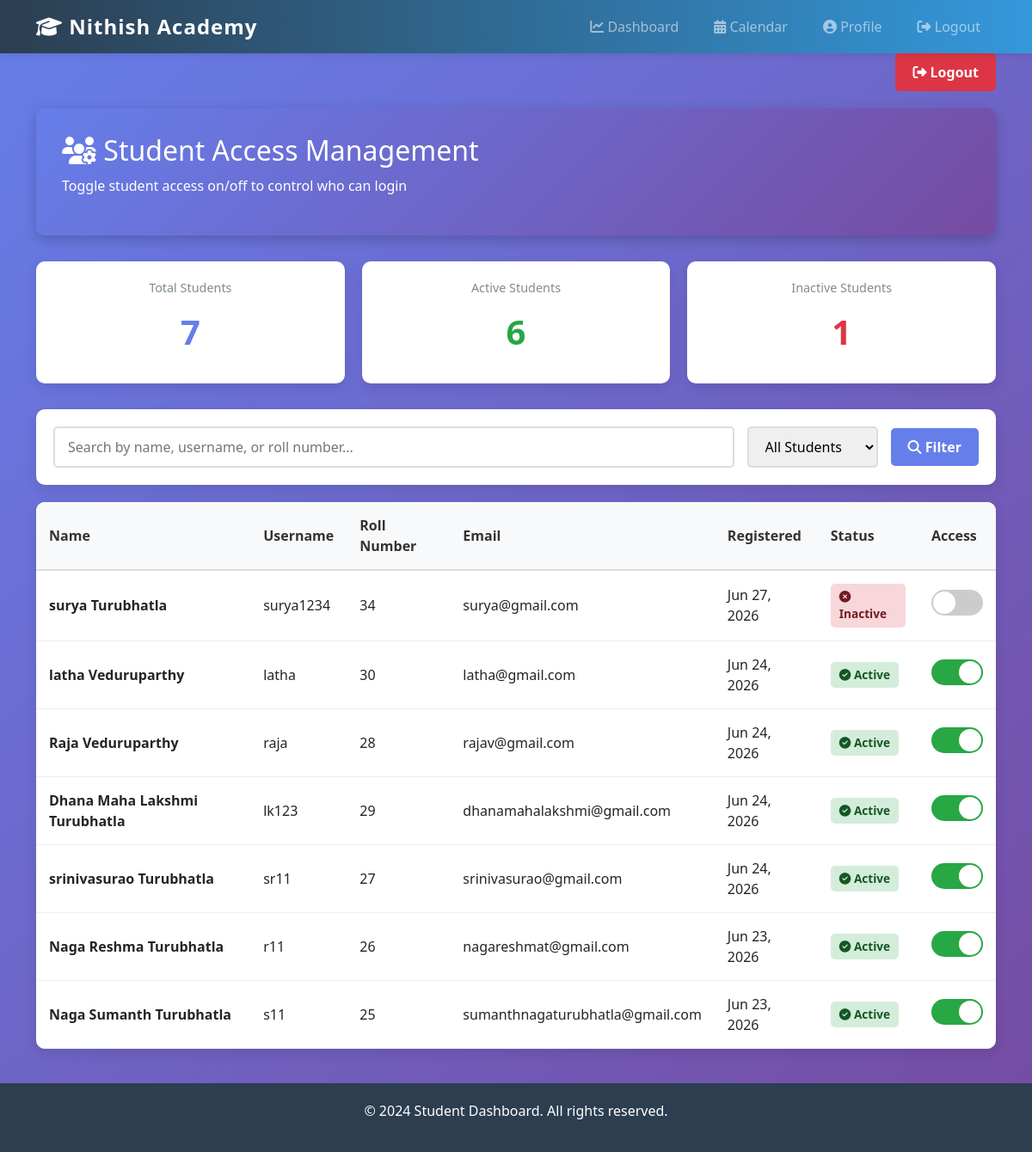
The page /students/manage-students/ (signed in) on the database its author committed.
### students/models.py (models this page shows, shortened)
class Student(models.Model):
    user = models.OneToOneField(User, on_delete=models.CASCADE, related_name='student')
    roll_number = models.CharField(max_length=20, unique=True)
    phone = models.CharField(max_length=15, blank=True)
    date_of_birth = models.DateField(blank=True, null=True)
    date_registered = models.DateTimeField(auto_now_add=True)
    updated_at = models.DateTimeField(auto_now=True)
    is_active = models.BooleanField(default=True, help_text="Check to allow student access")
    class Meta:
        ordering = ['-date_registered']

### students/views.py (the view)
# urls.py: path('manage-students/', RedirectView.as_view(pattern_name='students:manage_students', permanent=True)),
@login_required(login_url='students:admin_login')
def manage_students(request):
    if not request.user.is_staff:
        messages.error(request, 'You do not have permission to access this page.')
        return redirect('students:login')
    students = Student.objects.all().select_related('user')
    search_query = request.GET.get('search', '')
    if search_query:
        students = students.filter(
            models.Q(user__first_name__icontains=search_query) |
            models.Q(user__username__icontains=search_query) |
            models.Q(roll_number__icontains=search_query)
        )
    status_filter = request.GET.get('status', '')
    if status_filter == 'active':
        students = students.filter(is_active=True)
    elif status_filter == 'inactive':
        students = students.filter(is_active=False)
    context = {
        'students': students,
        'total_students': Student.objects.count(),
        'active_students': Student.objects.filter(is_active=True).count(),
        'inactive_students': Student.objects.filter(is_active=False).count(),
        'search_query': search_query,
        'status_filter': status_filter,
    }
    return render(request, 'manage_students.html', context)

### templates/manage_students.html (shortened to what this page needs)
{% extends "base.html" %}
{% block content %}
<div class="admin-logout">
    <a href="{% url 'students:logout' %}">
        <i class="fas fa-sign-out-alt"></i> Logout
    </a>
</div>
<div class="admin-panel-header">
    <h1>
        <i class="fas fa-users-cog"></i> Student Access Management
    </h1>
    <p>Toggle student access on/off to control who can login</p>
</div>
<div class="stats-row">
    <div class="stat-card">
        <div class="stat-label">Total Students</div>
        <div class="stat-value">{{ total_students }}</div>
    </div>
    <div class="stat-card">
        <div class="stat-label">Active Students</div>
        <div class="stat-value" style="color: #28a745;">{{ active_students }}</div>
    </div>
    <div class="stat-card">
        <div class="stat-label">Inactive Students</div>
        <div class="stat-value" style="color: #dc3545;">{{ inactive_students }}</div>
    </div>
</div>
<div class="filters">
    <form method="GET" style="display: flex; gap: 15px; flex-wrap: wrap; align-items: center; width: 100%;">
        <input
            type="text"
            name="search"
            placeholder="Search by name, username, or roll number..."
            value="{{ search_query }}"
            style="flex: 1; min-width: 200px;"
        >
        <select name="status">
            <option value="">All Students</option>
        </select>
        <button type="submit">
            <i class="fas fa-search"></i> Filter
        </button>
    </form>
</div>
{% if students %}
    <div class="students-table">
        <table>
            <thead>
                <tr>
                    <th>Name</th>
                    <th>Username</th>
                    <th>Roll Number</th>
                    <th>Email</th>
                    <th>Registered</th>
                    <th>Status</th>
                    <th>Access</th>
                </tr>
            </thead>
            <tbody>
                {% for student in students %}
                    <tr>
                        <td>
                            <strong>{{ student.user.get_full_name }}</strong>
                        </td>
                        <td>{{ student.user.username }}</td>
                        <td>{{ student.roll_number }}</td>
                        <td>{{ student.user.email }}</td>
                        <td>{{ student.date_registered|date:"M d, Y" }}</td>
                        <td>
                            <span class="status-badge {% if student.is_active %}status-active{% else %}status-inactive{% endif %}">
                                {% if student.is_active %}
                                    <i class="fas fa-check-circle"></i> Active
                                {% else %}
                                    <i class="fas fa-times-circle"></i> Inactive
                                {% endif %}
                            </span>
                        </td>
                        <td>
                            <button
                                class="toggle-switch {% if student.is_active %}active{% endif %}"
                                onclick="toggleStudentAccess({{ student.id }}, this)"
                                title="Click to toggle access"
                            ></button>
                        </td>
                    </tr>
                {% endfor %}
            </tbody>
        </table>
    </div>
{% endif %}
{% endblock %}

### templates/base.html (shortened to what this page needs)
<!DOCTYPE html>
<html lang="en">
<head>
    <link rel="stylesheet" href="https://cdnjs.cloudflare.com/ajax/libs/bootstrap/5.3.0/css/bootstrap.min.css">
    <link rel="stylesheet" href="https://cdnjs.cloudflare.com/ajax/libs/font-awesome/6.4.0/css/all.min.css">
</head>
<body>
    {% if user.is_authenticated %}
    <nav class="navbar navbar-expand-lg navbar-dark sticky-top">
        <div class="container-lg">
            <a class="navbar-brand" href="{% url 'students:dashboard' %}">
                <i class="fas fa-graduation-cap"></i> Nithish Academy
            </a>
            <div class="collapse navbar-collapse" id="navbarNav">
                <ul class="navbar-nav ms-auto">
                    <li class="nav-item">
                        <a class="nav-link {% if request.resolver_match.url_name == 'dashboard' %}active{% endif %}"
                           href="{% url 'students:dashboard' %}" title="View Dashboard">
                            <i class="fas fa-chart-line"></i> Dashboard
                        </a>
                    </li>
                    <li class="nav-item">
                        <a class="nav-link {% if request.resolver_match.url_name == 'calendar' %}active{% endif %}"
                           href="{% url 'students:calendar' %}" title="View Calendar">
                            <i class="fas fa-calendar-alt"></i> Calendar
                        </a>
                    </li>
                    <li class="nav-item">
                        <a class="nav-link {% if request.resolver_match.url_name == 'profile' %}active{% endif %}"
                           href="{% url 'students:profile' %}" title="View Profile">
                            <i class="fas fa-user-circle"></i> Profile
                        </a>
                    </li>
                    <li class="nav-item">
                        <a class="nav-link" href="{% url 'students:logout' %}" title="Logout from dashboard">
                            <i class="fas fa-sign-out-alt"></i> Logout
                        </a>
                    </li>
                </ul>
            </div>
        </div>
    </nav>
    {% endif %}
    <div class="container-lg">
        {% block content %}{% endblock %}
    </div>
    <footer>
        <p>&copy; 2024 Student Dashboard. All rights reserved.</p>
    </footer>
</body>
</html>

### templates/base.html (style rules this page uses)
:root { --primary-color: #3498db; --secondary-color: #2c3e50; --success-color: #27ae60; --danger-color: #e74c3c; --warning-color: #f39c12; }
* { margin: 0; padding: 0; box-sizing: border-box; }
body { font-family: 'Segoe UI', Tahoma, Geneva, Verdana, sans-serif; background: linear-gradient(135deg, #667eea 0%, #764ba2 100%); min-height: 100vh; }
.navbar { background: linear-gradient(90deg, var(--secondary-color) 0%, var(--primary-color) 100%); box-shadow: 0 2px 10px rgba(0, 0, 0, 0.1); }
.navbar-brand { font-weight: 700; font-size: 1.5rem; letter-spacing: 1px; }
.nav-link { transition: all 0.3s ease; margin: 0 10px; font-weight: 500; font-size: 1rem; border-bottom: 3px solid transparent; padding-bottom: 5px; }
.navbar-nav { gap: 5px; }
.navbar-brand { font-weight: 700; font-size: 1.5rem; letter-spacing: 1px; margin-right: 40px; }
footer { background: var(--secondary-color); color: white; text-align: center; padding: 20px 0; margin-top: 40px; }

### templates/manage_students.html (style rules this page uses)
.admin-panel-header { background: linear-gradient(135deg, #667eea 0%, #764ba2 100%); color: white; padding: 30px; border-radius: 10px; margin-bottom: 30px; box-shadow: 0 5px 15px rgba(0, 0, 0, 0.2); }
.admin-panel-header h1 { margin: 0 0 10px 0; font-size: 2rem; }
.stats-row { display: grid; grid-template-columns: repeat(auto-fit, minmax(150px, 1fr)); gap: 20px; margin-bottom: 30px; }
.stat-card { background: white; padding: 20px; border-radius: 10px; text-align: center; box-shadow: 0 5px 15px rgba(0, 0, 0, 0.1); }
.stat-card .stat-value { font-size: 2.5rem; font-weight: 700; color: #667eea; margin: 10px 0; }
.stat-card .stat-label { color: #7f8c8d; font-size: 0.9rem; }
.filters { background: white; padding: 20px; border-radius: 10px; margin-bottom: 20px; box-shadow: 0 5px 15px rgba(0, 0, 0, 0.1); display: flex; gap: 15px; flex-wrap: wrap; align-items: center; }
.filters input, .filters select { padding: 10px 15px; border: 2px solid #ddd; border-radius: 5px; font-size: 1rem; }
.filters button { padding: 10px 20px; background: #667eea; color: white; border: none; border-radius: 5px; cursor: pointer; font-weight: 600; transition: background 0.3s; }
.students-table { background: white; border-radius: 10px; box-shadow: 0 5px 15px rgba(0, 0, 0, 0.1); overflow: hidden; }
.students-table table { width: 100%; border-collapse: collapse; }
.students-table thead { background: #f8f9fa; border-bottom: 2px solid #ddd; }
.students-table th { padding: 15px; text-align: left; font-weight: 600; color: #333; }
.students-table td { padding: 15px; border-bottom: 1px solid #eee; }
.toggle-switch { position: relative; width: 60px; height: 30px; background: #ccc; border-radius: 15px; cursor: pointer; transition: background 0.3s; border: none; padding: 0; }
.toggle-switch.active { background: #28a745; }
.toggle-switch::after { content: ''; position: absolute; width: 26px; height: 26px; background: white; border-radius: 50%; top: 2px; left: 2px; transition: left 0.3s; }
.toggle-switch.active::after { left: 32px; }
.status-badge { display: inline-block; padding: 5px 10px; border-radius: 5px; font-size: 0.85rem; font-weight: 600; }
.status-active { background: #d4edda; color: #155724; }
.status-inactive { background: #f8d7da; color: #721c24; }
.admin-logout { text-align: right; margin-bottom: 20px; }
.admin-logout a { padding: 10px 20px; background: #dc3545; color: white; text-decoration: none; border-radius: 5px; font-weight: 600; display: inline-block; transition: background 0.3s; }

### rows shown on the page
Student: user.get_full_name "surya Turubhatla", user.username "surya1234", roll_number "34", user.email "surya@gmail.com", date_registered "Jun 27, 2026", is_active False (drawn)
Student: user.get_full_name "latha Veduruparthy", user.username "latha", roll_number "30", user.email "latha@gmail.com", date_registered "Jun 24, 2026", is_active True (drawn)
Student: user.get_full_name "Raja Veduruparthy", user.username "raja", roll_number "28", user.email "rajav@gmail.com", date_registered "Jun 24, 2026", is_active True (drawn)
Student: user.get_full_name "Dhana Maha Lakshmi Turubhatla", user.username "lk123", roll_number "29", user.email "dhanamahalakshmi@gmail.com", date_registered "Jun 24, 2026", is_active True (drawn)
Student: user.get_full_name "srinivasurao Turubhatla", user.username "sr11", roll_number "27", user.email "srinivasurao@gmail.com", date_registered "Jun 24, 2026", is_active True (drawn)
Student: user.get_full_name "Naga Reshma Turubhatla", user.username "r11", roll_number "26", user.email "nagareshmat@gmail.com", date_registered "Jun 23, 2026", is_active True (drawn)
Student: user.get_full_name "Naga Sumanth Turubhatla", user.username "s11", roll_number "25", user.email "sumanthnagaturubhatla@gmail.com", date_registered "Jun 23, 2026", is_active True (drawn)

### other values the page prints
{{ total_students }} "7"
{{ active_students }} "6"
{{ inactive_students }} "1"
